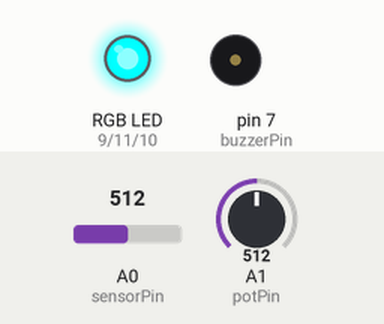
This sketch was run on a simulated Arduino Uno, built with avr-gcc and run on an emulated ATmega328P. On the bench: an RGB LED mixed from three pins (HIGH = lit), buzzer (waves = sounding). The inputs (shaded band) are chosen by the test bench; at power-on: A0 (sensorPin) = 512, A1 (potPin) = 512.

Above: at 1.2 s.
1.3 s: A0 (sensorPin) set to 540
At 2.4 s:
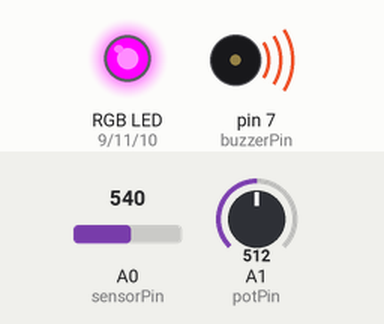
2.8 s: A1 (potPin) set to 540
At 2.96 s:
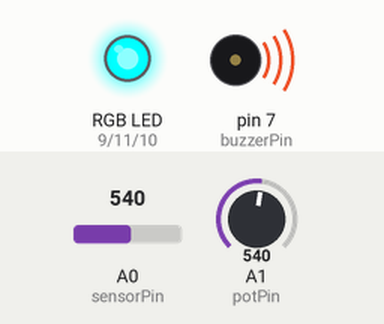
4.5 s: A0 (sensorPin) set to 511
At 5.7 s:
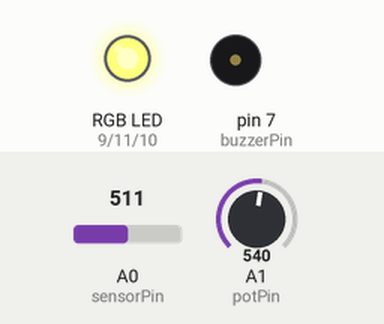
6.0 s: A1 (potPin) set to 511
At 6.9 s:
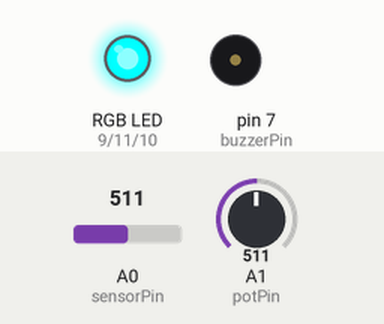
7.5 s: A0 (sensorPin) set to 716
At 8.4 s:
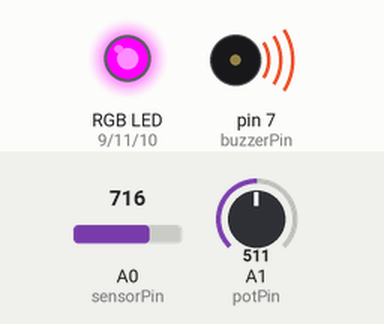
9.0 s: A1 (potPin) set to 687
10.5 s: A1 (potPin) set to 718
At 11.5 s:
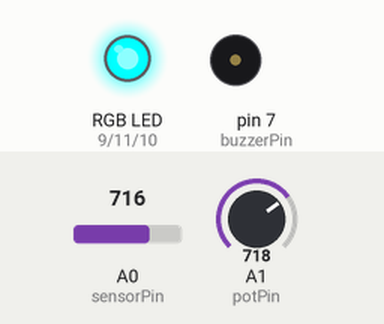
Timing chart, 0 to 13.1 s (numbered marks = the images above; inputs shaded):
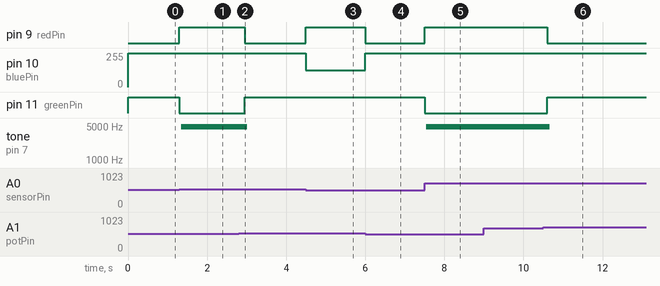

Measured:
- the behaviour switches between 522 and 523 on A0 (sensorPin) (found by bisection; images 0 and 1)
- the behaviour switches between 529 and 530 on A1 (potPin) (found by bisection; images 1 and 2)
- the behaviour switches between 705 and 706 on A1 (potPin) (found by bisection; images 5 and 6)
- after the input at 1.3 s, pin 9 (redPin): LOW → HIGH at once; pin 11 (greenPin): HIGH → LOW at once; tone on pin 7 (buzzerPin): silent → 4834 Hz at once
- after the input at 2.8 s, pin 9 (redPin): HIGH → LOW after 0.16 s; pin 11 (greenPin): LOW → HIGH after 0.16 s; tone on pin 7 (buzzerPin): 4834 Hz → silent after 0.22 s
- after the input at 4.5 s, pin 9 (redPin): LOW → HIGH at once; pin 10 (bluePin): 255/255 → 127/255 at once
- after the input at 6.0 s, pin 9 (redPin): HIGH → LOW at once; pin 10 (bluePin): 127/255 → 255/255 at once
- after the input at 7.5 s, pin 9 (redPin): LOW → HIGH at once; pin 11 (greenPin): HIGH → LOW at once; tone on pin 7 (buzzerPin): silent → 4834 Hz at once
- after the input at 9.0 s, every drawn part: stays the same
- after the input at 10.5 s, pin 9 (redPin): HIGH → LOW after 0.11 s; pin 11 (greenPin): LOW → HIGH after 0.11 s; tone on pin 7 (buzzerPin): 4834 Hz → silent after 0.16 s

The sketch:

MissAngryBot.ino
```cpp
int redPin = 9;
int greenPin = 11;
int bluePin = 10;
int buzzerPin = 7;

int potPin = 1;
int sensorPin = 0;

long green=0xFF0000;
long red=0x00FF00;
long blue=0x000080;

int band= 10;

void setup()
{
  pinMode(potPin, INPUT);
  pinMode(sensorPin, INPUT);
  pinMode(redPin, OUTPUT);
  pinMode(greenPin, OUTPUT);
  pinMode(bluePin, OUTPUT);
  pinMode(buzzerPin, OUTPUT);
}

void loop()
{
  int GAR = analogRead(sensorPin);
  int pot = analogRead(potPin);
  if (GAR > (pot + band))
 {
     setColor(red);
     beep();
 } else if (GAR < (pot - band))
     setColor(blue);
 else
     setColor(green);
}

void setColor(long rgb)
{
    int red = rgb >> 16;
    int green = (rgb >> 8) & 0xFF;
    int blue = rgb & 0xFF;
    analogWrite(redPin, 255 - red);
    analogWrite(greenPin, 255 - green);
    analogWrite(bluePin, 255 - blue);
}

void beep()
{
     for (int i=0; i < 1000; i++)
 {
      digitalWrite(buzzerPin, HIGH);
      delayMicroseconds(100);
      digitalWrite(buzzerPin, LOW);
      delayMicroseconds(100);
 }
}
```
